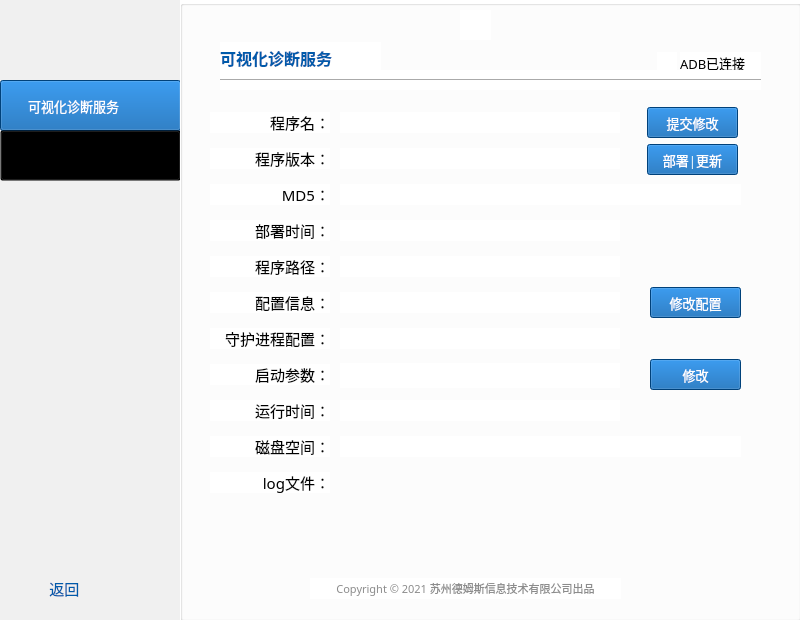
<?xml version="1.0" encoding="UTF-8"?>
<ui version="4.0">
 <class>Deploy</class>
 <widget class="QDialog" name="Deploy">
  <property name="geometry">
   <rect>
    <x>0</x>
    <y>0</y>
    <width>800</width>
    <height>620</height>
   </rect>
  </property>
  <property name="minimumSize">
   <size>
    <width>800</width>
    <height>620</height>
   </size>
  </property>
  <property name="maximumSize">
   <size>
    <width>800</width>
    <height>620</height>
   </size>
  </property>
  <property name="font">
   <font>
    <family>微软雅黑</family>
   </font>
  </property>
  <property name="windowTitle">
   <string>传输单元服务部署工具</string>
  </property>
  <property name="windowIcon">
   <iconset>
    <normaloff>../resource/icon.ico</normaloff>../resource/icon.ico</iconset>
  </property>
  <property name="styleSheet">
   <string notr="true">background-color:rgb(240,240,240);</string>
  </property>
  <widget class="QPushButton" name="back">
   <property name="geometry">
    <rect>
     <x>27</x>
     <y>578</y>
     <width>71</width>
     <height>21</height>
    </rect>
   </property>
   <property name="font">
    <font>
     <family>微软雅黑</family>
     <pointsize>11</pointsize>
    </font>
   </property>
   <property name="styleSheet">
    <string notr="true">QPushButton{
        text-align:center;
        color:#005BAB;
		background:transparent;
        border-radius:10px;
}
QPushButton:hover{
		background:transparent;
        color:rgb(24, 169, 251);
}</string>
   </property>
   <property name="text">
    <string> 返回</string>
   </property>
  </widget>
  <widget class="QLabel" name="label_11">
   <property name="geometry">
    <rect>
     <x>40</x>
     <y>30</y>
     <width>104</width>
     <height>28</height>
    </rect>
   </property>
   <property name="styleSheet">
    <string notr="true">border-image:url(../resource/img/logo.png);</string>
   </property>
   <property name="text">
    <string/>
   </property>
  </widget>
  <widget class="QLabel" name="label_25">
   <property name="geometry">
    <rect>
     <x>31</x>
     <y>583</y>
     <width>16</width>
     <height>13</height>
    </rect>
   </property>
   <property name="styleSheet">
    <string notr="true">background:url(../resource/img/back.png);</string>
   </property>
   <property name="text">
    <string/>
   </property>
  </widget>
  <widget class="QPushButton" name="service_1">
   <property name="geometry">
    <rect>
     <x>0</x>
     <y>80</y>
     <width>181</width>
     <height>51</height>
    </rect>
   </property>
   <property name="font">
    <font>
     <family>微软雅黑</family>
     <pointsize>10</pointsize>
    </font>
   </property>
   <property name="styleSheet">
    <string notr="true">QPushButton{
		background-color:rgb(0, 91, 171);
		color:white;
        text-align:left;
}
QPushButton:hover{
		background-color:rgb(11,105,184);
		color:white;
}</string>
   </property>
   <property name="text">
    <string>        可视化诊断服务</string>
   </property>
  </widget>
  <widget class="QPushButton" name="service_2">
   <property name="geometry">
    <rect>
     <x>0</x>
     <y>130</y>
     <width>181</width>
     <height>51</height>
    </rect>
   </property>
   <property name="font">
    <font>
     <family>微软雅黑</family>
     <pointsize>10</pointsize>
    </font>
   </property>
   <property name="styleSheet">
    <string notr="true">QPushButton{
		background-color:transparent;
		color:black;
        text-align:left;
}</string>
   </property>
   <property name="text">
    <string>        其他服务</string>
   </property>
  </widget>
  <widget class="QGroupBox" name="groupBox">
   <property name="geometry">
    <rect>
     <x>180</x>
     <y>0</y>
     <width>621</width>
     <height>621</height>
    </rect>
   </property>
   <property name="styleSheet">
    <string notr="true">background-color:white;</string>
   </property>
   <property name="title">
    <string/>
   </property>
   <widget class="QLabel" name="label_19">
    <property name="geometry">
     <rect>
      <x>30</x>
      <y>364</y>
      <width>120</width>
      <height>21</height>
     </rect>
    </property>
    <property name="font">
     <font>
      <family>微软雅黑</family>
      <pointsize>11</pointsize>
     </font>
    </property>
    <property name="layoutDirection">
     <enum>Qt::LeftToRight</enum>
    </property>
    <property name="text">
     <string>启动参数：</string>
    </property>
    <property name="alignment">
     <set>Qt::AlignRight|Qt::AlignTrailing|Qt::AlignVCenter</set>
    </property>
   </widget>
   <widget class="QLabel" name="disk_available">
    <property name="geometry">
     <rect>
      <x>160</x>
      <y>436</y>
      <width>401</width>
      <height>21</height>
     </rect>
    </property>
    <property name="font">
     <font>
      <family>微软雅黑</family>
      <pointsize>11</pointsize>
     </font>
    </property>
    <property name="layoutDirection">
     <enum>Qt::LeftToRight</enum>
    </property>
    <property name="text">
     <string/>
    </property>
    <property name="alignment">
     <set>Qt::AlignLeading|Qt::AlignLeft|Qt::AlignVCenter</set>
    </property>
   </widget>
   <widget class="QLabel" name="label_13">
    <property name="geometry">
     <rect>
      <x>30</x>
      <y>292</y>
      <width>120</width>
      <height>21</height>
     </rect>
    </property>
    <property name="font">
     <font>
      <family>微软雅黑</family>
      <pointsize>11</pointsize>
     </font>
    </property>
    <property name="layoutDirection">
     <enum>Qt::LeftToRight</enum>
    </property>
    <property name="text">
     <string>配置信息：</string>
    </property>
    <property name="alignment">
     <set>Qt::AlignRight|Qt::AlignTrailing|Qt::AlignVCenter</set>
    </property>
   </widget>
   <widget class="QLabel" name="service_name">
    <property name="geometry">
     <rect>
      <x>160</x>
      <y>112</y>
      <width>280</width>
      <height>21</height>
     </rect>
    </property>
    <property name="font">
     <font>
      <family>微软雅黑</family>
      <pointsize>11</pointsize>
     </font>
    </property>
    <property name="layoutDirection">
     <enum>Qt::LeftToRight</enum>
    </property>
    <property name="text">
     <string/>
    </property>
    <property name="alignment">
     <set>Qt::AlignLeading|Qt::AlignLeft|Qt::AlignVCenter</set>
    </property>
   </widget>
   <widget class="QPushButton" name="alter_conf">
    <property name="geometry">
     <rect>
      <x>470</x>
      <y>359</y>
      <width>91</width>
      <height>31</height>
     </rect>
    </property>
    <property name="font">
     <font>
      <family>微软雅黑</family>
      <pointsize>10</pointsize>
     </font>
    </property>
    <property name="styleSheet">
     <string notr="true">QPushButton{
        text-align:center;
        color:white;
        background-color:rgb(0, 91, 171);
}
QPushButton:hover{A
        background-color:rgb(24, 91, 171);
}</string>
    </property>
    <property name="text">
     <string>修改</string>
    </property>
   </widget>
   <widget class="QLabel" name="label_17">
    <property name="geometry">
     <rect>
      <x>30</x>
      <y>328</y>
      <width>120</width>
      <height>21</height>
     </rect>
    </property>
    <property name="font">
     <font>
      <family>微软雅黑</family>
      <pointsize>11</pointsize>
     </font>
    </property>
    <property name="layoutDirection">
     <enum>Qt::LeftToRight</enum>
    </property>
    <property name="text">
     <string>守护进程配置：</string>
    </property>
    <property name="alignment">
     <set>Qt::AlignRight|Qt::AlignTrailing|Qt::AlignVCenter</set>
    </property>
   </widget>
   <widget class="QLabel" name="label_5">
    <property name="geometry">
     <rect>
      <x>30</x>
      <y>148</y>
      <width>120</width>
      <height>21</height>
     </rect>
    </property>
    <property name="font">
     <font>
      <family>微软雅黑</family>
      <pointsize>11</pointsize>
     </font>
    </property>
    <property name="layoutDirection">
     <enum>Qt::LeftToRight</enum>
    </property>
    <property name="text">
     <string>程序版本：</string>
    </property>
    <property name="alignment">
     <set>Qt::AlignRight|Qt::AlignTrailing|Qt::AlignVCenter</set>
    </property>
   </widget>
   <widget class="QPushButton" name="alter_profile">
    <property name="geometry">
     <rect>
      <x>470</x>
      <y>287</y>
      <width>91</width>
      <height>31</height>
     </rect>
    </property>
    <property name="font">
     <font>
      <family>微软雅黑</family>
      <pointsize>10</pointsize>
     </font>
    </property>
    <property name="styleSheet">
     <string notr="true">QPushButton{
        text-align:center;
        color:white;
        background-color:rgb(0, 91, 171);
}
QPushButton:hover{A
        background-color:rgb(24, 91, 171);
}</string>
    </property>
    <property name="text">
     <string>修改配置</string>
    </property>
   </widget>
   <widget class="QLabel" name="label_10">
    <property name="geometry">
     <rect>
      <x>30</x>
      <y>220</y>
      <width>120</width>
      <height>21</height>
     </rect>
    </property>
    <property name="font">
     <font>
      <family>微软雅黑</family>
      <pointsize>11</pointsize>
     </font>
    </property>
    <property name="layoutDirection">
     <enum>Qt::LeftToRight</enum>
    </property>
    <property name="text">
     <string>部署时间：</string>
    </property>
    <property name="alignment">
     <set>Qt::AlignRight|Qt::AlignTrailing|Qt::AlignVCenter</set>
    </property>
   </widget>
   <widget class="QLabel" name="label_22">
    <property name="geometry">
     <rect>
      <x>30</x>
      <y>436</y>
      <width>120</width>
      <height>21</height>
     </rect>
    </property>
    <property name="font">
     <font>
      <family>微软雅黑</family>
      <pointsize>11</pointsize>
     </font>
    </property>
    <property name="layoutDirection">
     <enum>Qt::LeftToRight</enum>
    </property>
    <property name="text">
     <string>磁盘空间：</string>
    </property>
    <property name="alignment">
     <set>Qt::AlignRight|Qt::AlignTrailing|Qt::AlignVCenter</set>
    </property>
   </widget>
   <widget class="QLabel" name="service_daemon">
    <property name="geometry">
     <rect>
      <x>160</x>
      <y>328</y>
      <width>280</width>
      <height>21</height>
     </rect>
    </property>
    <property name="font">
     <font>
      <family>微软雅黑</family>
      <pointsize>11</pointsize>
     </font>
    </property>
    <property name="layoutDirection">
     <enum>Qt::LeftToRight</enum>
    </property>
    <property name="text">
     <string/>
    </property>
    <property name="alignment">
     <set>Qt::AlignLeading|Qt::AlignLeft|Qt::AlignVCenter</set>
    </property>
   </widget>
   <widget class="QLabel" name="label_24">
    <property name="geometry">
     <rect>
      <x>30</x>
      <y>472</y>
      <width>120</width>
      <height>21</height>
     </rect>
    </property>
    <property name="font">
     <font>
      <family>微软雅黑</family>
      <pointsize>11</pointsize>
     </font>
    </property>
    <property name="layoutDirection">
     <enum>Qt::LeftToRight</enum>
    </property>
    <property name="text">
     <string>log文件：</string>
    </property>
    <property name="alignment">
     <set>Qt::AlignRight|Qt::AlignTrailing|Qt::AlignVCenter</set>
    </property>
   </widget>
   <widget class="QLabel" name="service_version">
    <property name="geometry">
     <rect>
      <x>160</x>
      <y>148</y>
      <width>280</width>
      <height>21</height>
     </rect>
    </property>
    <property name="font">
     <font>
      <family>微软雅黑</family>
      <pointsize>11</pointsize>
     </font>
    </property>
    <property name="layoutDirection">
     <enum>Qt::LeftToRight</enum>
    </property>
    <property name="text">
     <string/>
    </property>
    <property name="alignment">
     <set>Qt::AlignLeading|Qt::AlignLeft|Qt::AlignVCenter</set>
    </property>
   </widget>
   <widget class="QLabel" name="label_3">
    <property name="geometry">
     <rect>
      <x>30</x>
      <y>112</y>
      <width>120</width>
      <height>21</height>
     </rect>
    </property>
    <property name="font">
     <font>
      <family>微软雅黑</family>
      <pointsize>11</pointsize>
     </font>
    </property>
    <property name="layoutDirection">
     <enum>Qt::LeftToRight</enum>
    </property>
    <property name="text">
     <string>程序名：</string>
    </property>
    <property name="alignment">
     <set>Qt::AlignRight|Qt::AlignTrailing|Qt::AlignVCenter</set>
    </property>
   </widget>
   <widget class="QLabel" name="label_20">
    <property name="geometry">
     <rect>
      <x>30</x>
      <y>400</y>
      <width>120</width>
      <height>21</height>
     </rect>
    </property>
    <property name="font">
     <font>
      <family>微软雅黑</family>
      <pointsize>11</pointsize>
     </font>
    </property>
    <property name="layoutDirection">
     <enum>Qt::LeftToRight</enum>
    </property>
    <property name="text">
     <string>运行时间：</string>
    </property>
    <property name="alignment">
     <set>Qt::AlignRight|Qt::AlignTrailing|Qt::AlignVCenter</set>
    </property>
   </widget>
   <widget class="QLabel" name="label_15">
    <property name="geometry">
     <rect>
      <x>30</x>
      <y>256</y>
      <width>120</width>
      <height>21</height>
     </rect>
    </property>
    <property name="font">
     <font>
      <family>微软雅黑</family>
      <pointsize>11</pointsize>
     </font>
    </property>
    <property name="layoutDirection">
     <enum>Qt::LeftToRight</enum>
    </property>
    <property name="text">
     <string>程序路径：</string>
    </property>
    <property name="alignment">
     <set>Qt::AlignRight|Qt::AlignTrailing|Qt::AlignVCenter</set>
    </property>
   </widget>
   <widget class="QLabel" name="label_7">
    <property name="geometry">
     <rect>
      <x>30</x>
      <y>184</y>
      <width>120</width>
      <height>21</height>
     </rect>
    </property>
    <property name="font">
     <font>
      <family>微软雅黑</family>
      <pointsize>11</pointsize>
     </font>
    </property>
    <property name="layoutDirection">
     <enum>Qt::LeftToRight</enum>
    </property>
    <property name="text">
     <string>MD5：</string>
    </property>
    <property name="alignment">
     <set>Qt::AlignRight|Qt::AlignTrailing|Qt::AlignVCenter</set>
    </property>
   </widget>
   <widget class="QLabel" name="service_md5">
    <property name="geometry">
     <rect>
      <x>160</x>
      <y>184</y>
      <width>401</width>
      <height>21</height>
     </rect>
    </property>
    <property name="font">
     <font>
      <family>微软雅黑</family>
      <pointsize>11</pointsize>
     </font>
    </property>
    <property name="layoutDirection">
     <enum>Qt::LeftToRight</enum>
    </property>
    <property name="text">
     <string/>
    </property>
    <property name="alignment">
     <set>Qt::AlignLeading|Qt::AlignLeft|Qt::AlignVCenter</set>
    </property>
   </widget>
   <widget class="QLabel" name="service_deploy_time">
    <property name="geometry">
     <rect>
      <x>160</x>
      <y>220</y>
      <width>280</width>
      <height>21</height>
     </rect>
    </property>
    <property name="font">
     <font>
      <family>微软雅黑</family>
      <pointsize>11</pointsize>
     </font>
    </property>
    <property name="layoutDirection">
     <enum>Qt::LeftToRight</enum>
    </property>
    <property name="text">
     <string/>
    </property>
    <property name="alignment">
     <set>Qt::AlignLeading|Qt::AlignLeft|Qt::AlignVCenter</set>
    </property>
   </widget>
   <widget class="QLabel" name="service_runtime">
    <property name="geometry">
     <rect>
      <x>160</x>
      <y>400</y>
      <width>280</width>
      <height>21</height>
     </rect>
    </property>
    <property name="font">
     <font>
      <family>微软雅黑</family>
      <pointsize>11</pointsize>
     </font>
    </property>
    <property name="layoutDirection">
     <enum>Qt::LeftToRight</enum>
    </property>
    <property name="text">
     <string/>
    </property>
    <property name="alignment">
     <set>Qt::AlignLeading|Qt::AlignLeft|Qt::AlignVCenter</set>
    </property>
   </widget>
   <widget class="QLabel" name="service_profile">
    <property name="geometry">
     <rect>
      <x>160</x>
      <y>292</y>
      <width>280</width>
      <height>21</height>
     </rect>
    </property>
    <property name="font">
     <font>
      <family>微软雅黑</family>
      <pointsize>11</pointsize>
     </font>
    </property>
    <property name="layoutDirection">
     <enum>Qt::LeftToRight</enum>
    </property>
    <property name="styleSheet">
     <string notr="true"/>
    </property>
    <property name="text">
     <string/>
    </property>
    <property name="alignment">
     <set>Qt::AlignLeading|Qt::AlignLeft|Qt::AlignVCenter</set>
    </property>
   </widget>
   <widget class="QLineEdit" name="service_conf">
    <property name="geometry">
     <rect>
      <x>160</x>
      <y>363</y>
      <width>280</width>
      <height>25</height>
     </rect>
    </property>
    <property name="font">
     <font>
      <family>微软雅黑</family>
      <pointsize>11</pointsize>
     </font>
    </property>
    <property name="styleSheet">
     <string notr="true">border:transparent;</string>
    </property>
    <property name="text">
     <string/>
    </property>
    <property name="readOnly">
     <bool>true</bool>
    </property>
   </widget>
   <widget class="QLabel" name="service_path">
    <property name="geometry">
     <rect>
      <x>160</x>
      <y>256</y>
      <width>280</width>
      <height>21</height>
     </rect>
    </property>
    <property name="font">
     <font>
      <family>微软雅黑</family>
      <pointsize>11</pointsize>
     </font>
    </property>
    <property name="layoutDirection">
     <enum>Qt::LeftToRight</enum>
    </property>
    <property name="text">
     <string/>
    </property>
    <property name="alignment">
     <set>Qt::AlignLeading|Qt::AlignLeft|Qt::AlignVCenter</set>
    </property>
   </widget>
   <widget class="QPushButton" name="deploy">
    <property name="geometry">
     <rect>
      <x>467</x>
      <y>144</y>
      <width>91</width>
      <height>31</height>
     </rect>
    </property>
    <property name="font">
     <font>
      <family>微软雅黑</family>
      <pointsize>10</pointsize>
     </font>
    </property>
    <property name="styleSheet">
     <string notr="true">QPushButton{
        text-align:center;
        color:white;
        background-color:rgb(0, 91, 171);
}
QPushButton:hover{A
        background-color:rgb(24, 91, 171);
}</string>
    </property>
    <property name="text">
     <string>部署|更新</string>
    </property>
   </widget>
   <widget class="QLabel" name="label_9">
    <property name="geometry">
     <rect>
      <x>130</x>
      <y>578</y>
      <width>311</width>
      <height>21</height>
     </rect>
    </property>
    <property name="sizePolicy">
     <sizepolicy hsizetype="Expanding" vsizetype="Expanding">
      <horstretch>0</horstretch>
      <verstretch>0</verstretch>
     </sizepolicy>
    </property>
    <property name="font">
     <font>
      <family>微软雅黑</family>
      <pointsize>8</pointsize>
     </font>
    </property>
    <property name="styleSheet">
     <string notr="true">color:rgb(140, 140, 140);</string>
    </property>
    <property name="text">
     <string>Copyright © 2021 苏州德姆斯信息技术有限公司出品</string>
    </property>
    <property name="alignment">
     <set>Qt::AlignCenter</set>
    </property>
   </widget>
   <widget class="QLabel" name="connect_status">
    <property name="geometry">
     <rect>
      <x>500</x>
      <y>52</y>
      <width>81</width>
      <height>21</height>
     </rect>
    </property>
    <property name="font">
     <font>
      <family>微软雅黑</family>
      <pointsize>10</pointsize>
     </font>
    </property>
    <property name="layoutDirection">
     <enum>Qt::LeftToRight</enum>
    </property>
    <property name="text">
     <string>ADB已连接</string>
    </property>
    <property name="alignment">
     <set>Qt::AlignLeading|Qt::AlignLeft|Qt::AlignVCenter</set>
    </property>
   </widget>
   <widget class="Line" name="line">
    <property name="geometry">
     <rect>
      <x>40</x>
      <y>70</y>
      <width>541</width>
      <height>20</height>
     </rect>
    </property>
    <property name="orientation">
     <enum>Qt::Horizontal</enum>
    </property>
   </widget>
   <widget class="QLabel" name="label">
    <property name="geometry">
     <rect>
      <x>40</x>
      <y>42</y>
      <width>161</width>
      <height>31</height>
     </rect>
    </property>
    <property name="font">
     <font>
      <family>微软雅黑</family>
      <pointsize>12</pointsize>
      <weight>75</weight>
      <bold>true</bold>
     </font>
    </property>
    <property name="styleSheet">
     <string notr="true">color:rgb(0, 91, 171);</string>
    </property>
    <property name="text">
     <string>可视化诊断服务</string>
    </property>
   </widget>
   <widget class="QLabel" name="label_26">
    <property name="geometry">
     <rect>
      <x>477</x>
      <y>52</y>
      <width>20</width>
      <height>20</height>
     </rect>
    </property>
    <property name="styleSheet">
     <string notr="true">border-image:url(../resource/img/success.png);</string>
    </property>
    <property name="text">
     <string/>
    </property>
   </widget>
   <widget class="QLabel" name="message">
    <property name="geometry">
     <rect>
      <x>280</x>
      <y>10</y>
      <width>31</width>
      <height>30</height>
     </rect>
    </property>
    <property name="styleSheet">
     <string notr="true"/>
    </property>
    <property name="text">
     <string/>
    </property>
   </widget>
   <widget class="QListView" name="log_path">
    <property name="enabled">
     <bool>true</bool>
    </property>
    <property name="geometry">
     <rect>
      <x>160</x>
      <y>473</y>
      <width>401</width>
      <height>61</height>
     </rect>
    </property>
    <property name="sizePolicy">
     <sizepolicy hsizetype="Expanding" vsizetype="Expanding">
      <horstretch>0</horstretch>
      <verstretch>0</verstretch>
     </sizepolicy>
    </property>
    <property name="font">
     <font>
      <family>微软雅黑</family>
      <pointsize>11</pointsize>
     </font>
    </property>
    <property name="contextMenuPolicy">
     <enum>Qt::DefaultContextMenu</enum>
    </property>
    <property name="styleSheet">
     <string notr="true">QListView{
   background-color:transparent;
    border:transparent;
    color:rgb(24, 169, 251);
}
QListView::item:hover{
    color:black;
}</string>
    </property>
    <property name="verticalScrollBarPolicy">
     <enum>Qt::ScrollBarAlwaysOff</enum>
    </property>
    <property name="horizontalScrollBarPolicy">
     <enum>Qt::ScrollBarAsNeeded</enum>
    </property>
    <property name="sizeAdjustPolicy">
     <enum>QAbstractScrollArea::AdjustToContents</enum>
    </property>
    <property name="editTriggers">
     <set>QAbstractItemView::NoEditTriggers</set>
    </property>
   </widget>
   <widget class="QPushButton" name="submit">
    <property name="geometry">
     <rect>
      <x>467</x>
      <y>107</y>
      <width>91</width>
      <height>31</height>
     </rect>
    </property>
    <property name="font">
     <font>
      <family>微软雅黑</family>
      <pointsize>10</pointsize>
     </font>
    </property>
    <property name="styleSheet">
     <string notr="true">QPushButton{
        text-align:center;
        color:white;
        background-color:rgb(0, 91, 171);
}
QPushButton:hover{A
        background-color:rgb(24, 91, 171);
}</string>
    </property>
    <property name="text">
     <string>提交修改</string>
    </property>
   </widget>
  </widget>
 </widget>
 <resources/>
 <connections/>
</ui>
